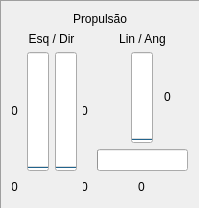
         <widget class="QFrame" name="frame_prop">
          <property name="sizePolicy">
           <sizepolicy hsizetype="Minimum" vsizetype="Minimum">
            <horstretch>1</horstretch>
            <verstretch>5</verstretch>
           </sizepolicy>
          </property>
          <property name="frameShape">
           <enum>QFrame::Panel</enum>
          </property>
          <property name="frameShadow">
           <enum>QFrame::Sunken</enum>
          </property>
          <layout class="QGridLayout" name="layout_prop">
           <item row="2" column="3" rowspan="2">
            <widget class="QLineEdit" name="painel_dir">
             <property name="sizePolicy">
              <sizepolicy hsizetype="Ignored" vsizetype="Fixed">
               <horstretch>1</horstretch>
               <verstretch>1</verstretch>
              </sizepolicy>
             </property>
             <property name="palette">
              <palette>
               <active>
                <colorrole role="Base">
                 <brush brushstyle="SolidPattern">
                  <color alpha="0">
                   <red>255</red>
                   <green>255</green>
                   <blue>255</blue>
                  </color>
                 </brush>
                </colorrole>
               </active>
               <inactive>
                <colorrole role="Base">
                 <brush brushstyle="SolidPattern">
                  <color alpha="0">
                   <red>255</red>
                   <green>255</green>
                   <blue>255</blue>
                  </color>
                 </brush>
                </colorrole>
               </inactive>
               <disabled>
                <colorrole role="Base">
                 <brush brushstyle="SolidPattern">
                  <color alpha="255">
                   <red>239</red>
                   <green>235</green>
                   <blue>231</blue>
                  </color>
                 </brush>
                </colorrole>
               </disabled>
              </palette>
             </property>
             <property name="text">
              <string>0</string>
             </property>
             <property name="frame">
              <bool>false</bool>
             </property>
             <property name="alignment">
              <set>Qt::AlignLeading|Qt::AlignLeft|Qt::AlignVCenter</set>
             </property>
             <property name="readOnly">
              <bool>true</bool>
             </property>
            </widget>
           </item>
           <item row="1" column="4" colspan="3">
            <widget class="QLabel" name="label_5">
             <property name="sizePolicy">
              <sizepolicy hsizetype="Preferred" vsizetype="Preferred">
               <horstretch>1</horstretch>
               <verstretch>0</verstretch>
              </sizepolicy>
             </property>
             <property name="text">
              <string>Lin / Ang</string>
             </property>
             <property name="alignment">
              <set>Qt::AlignCenter</set>
             </property>
            </widget>
           </item>
           <item row="4" column="3">
            <widget class="QLineEdit" name="painel_pos_dir">
             <property name="sizePolicy">
              <sizepolicy hsizetype="Ignored" vsizetype="Fixed">
               <horstretch>1</horstretch>
               <verstretch>0</verstretch>
              </sizepolicy>
             </property>
             <property name="palette">
              <palette>
               <active>
                <colorrole role="Base">
                 <brush brushstyle="SolidPattern">
                  <color alpha="0">
                   <red>255</red>
                   <green>255</green>
                   <blue>255</blue>
                  </color>
                 </brush>
                </colorrole>
               </active>
               <inactive>
                <colorrole role="Base">
                 <brush brushstyle="SolidPattern">
                  <color alpha="0">
                   <red>255</red>
                   <green>255</green>
                   <blue>255</blue>
                  </color>
                 </brush>
                </colorrole>
               </inactive>
               <disabled>
                <colorrole role="Base">
                 <brush brushstyle="SolidPattern">
                  <color alpha="255">
                   <red>239</red>
                   <green>235</green>
                   <blue>231</blue>
                  </color>
                 </brush>
                </colorrole>
               </disabled>
              </palette>
             </property>
             <property name="text">
              <string>0</string>
             </property>
             <property name="frame">
              <bool>false</bool>
             </property>
             <property name="alignment">
              <set>Qt::AlignLeading|Qt::AlignLeft|Qt::AlignVCenter</set>
             </property>
             <property name="readOnly">
              <bool>true</bool>
             </property>
            </widget>
           </item>
           <item row="3" column="4" colspan="3">
            <widget class="QProgressBar" name="barra_ang">
             <property name="sizePolicy">
              <sizepolicy hsizetype="Expanding" vsizetype="Fixed">
               <horstretch>1</horstretch>
               <verstretch>1</verstretch>
              </sizepolicy>
             </property>
             <property name="value">
              <number>0</number>
             </property>
             <property name="textVisible">
              <bool>false</bool>
             </property>
            </widget>
           </item>
           <item row="2" column="1" rowspan="2" alignment="Qt::AlignHCenter">
            <widget class="QProgressBar" name="barra_esq">
             <property name="sizePolicy">
              <sizepolicy hsizetype="Fixed" vsizetype="Expanding">
               <horstretch>1</horstretch>
               <verstretch>1</verstretch>
              </sizepolicy>
             </property>
             <property name="value">
              <number>0</number>
             </property>
             <property name="textVisible">
              <bool>false</bool>
             </property>
             <property name="orientation">
              <enum>Qt::Vertical</enum>
             </property>
            </widget>
           </item>
           <item row="0" column="0" colspan="7">
            <widget class="QLabel" name="label_3">
             <property name="sizePolicy">
              <sizepolicy hsizetype="Preferred" vsizetype="Preferred">
               <horstretch>1</horstretch>
               <verstretch>0</verstretch>
              </sizepolicy>
             </property>
             <property name="text">
              <string>Propulsão</string>
             </property>
             <property name="alignment">
              <set>Qt::AlignCenter</set>
             </property>
            </widget>
           </item>
           <item row="4" column="0">
            <widget class="QLineEdit" name="painel_pos_esq">
             <property name="sizePolicy">
              <sizepolicy hsizetype="Ignored" vsizetype="Fixed">
               <horstretch>1</horstretch>
               <verstretch>0</verstretch>
              </sizepolicy>
             </property>
             <property name="palette">
              <palette>
               <active>
                <colorrole role="Base">
                 <brush brushstyle="SolidPattern">
                  <color alpha="0">
                   <red>255</red>
                   <green>255</green>
                   <blue>255</blue>
                  </color>
                 </brush>
                </colorrole>
               </active>
               <inactive>
                <colorrole role="Base">
                 <brush brushstyle="SolidPattern">
                  <color alpha="0">
                   <red>255</red>
                   <green>255</green>
                   <blue>255</blue>
                  </color>
                 </brush>
                </colorrole>
               </inactive>
               <disabled>
                <colorrole role="Base">
                 <brush brushstyle="SolidPattern">
                  <color alpha="255">
                   <red>239</red>
                   <green>235</green>
                   <blue>231</blue>
                  </color>
                 </brush>
                </colorrole>
               </disabled>
              </palette>
             </property>
             <property name="text">
              <string>0</string>
             </property>
             <property name="frame">
              <bool>false</bool>
             </property>
             <property name="alignment">
              <set>Qt::AlignRight|Qt::AlignTrailing|Qt::AlignVCenter</set>
             </property>
             <property name="readOnly">
              <bool>true</bool>
             </property>
            </widget>
           </item>
           <item row="2" column="2" rowspan="2" alignment="Qt::AlignHCenter">
            <widget class="QProgressBar" name="barra_dir">
             <property name="sizePolicy">
              <sizepolicy hsizetype="Fixed" vsizetype="Expanding">
               <horstretch>1</horstretch>
               <verstretch>1</verstretch>
              </sizepolicy>
             </property>
             <property name="value">
              <number>0</number>
             </property>
             <property name="textVisible">
              <bool>false</bool>
             </property>
             <property name="orientation">
              <enum>Qt::Vertical</enum>
             </property>
            </widget>
           </item>
           <item row="2" column="5" alignment="Qt::AlignHCenter">
            <widget class="QProgressBar" name="barra_lin">
             <property name="sizePolicy">
              <sizepolicy hsizetype="Fixed" vsizetype="Expanding">
               <horstretch>1</horstretch>
               <verstretch>1</verstretch>
              </sizepolicy>
             </property>
             <property name="value">
              <number>0</number>
             </property>
             <property name="textVisible">
              <bool>false</bool>
             </property>
             <property name="orientation">
              <enum>Qt::Vertical</enum>
             </property>
            </widget>
           </item>
           <item row="2" column="6">
            <widget class="QLineEdit" name="painel_lin">
             <property name="sizePolicy">
              <sizepolicy hsizetype="Ignored" vsizetype="Fixed">
               <horstretch>1</horstretch>
               <verstretch>1</verstretch>
              </sizepolicy>
             </property>
             <property name="palette">
              <palette>
               <active>
                <colorrole role="Base">
                 <brush brushstyle="SolidPattern">
                  <color alpha="0">
                   <red>255</red>
                   <green>255</green>
                   <blue>255</blue>
                  </color>
                 </brush>
                </colorrole>
               </active>
               <inactive>
                <colorrole role="Base">
                 <brush brushstyle="SolidPattern">
                  <color alpha="0">
                   <red>255</red>
                   <green>255</green>
                   <blue>255</blue>
                  </color>
                 </brush>
                </colorrole>
               </inactive>
               <disabled>
                <colorrole role="Base">
                 <brush brushstyle="SolidPattern">
                  <color alpha="255">
                   <red>239</red>
                   <green>235</green>
                   <blue>231</blue>
                  </color>
                 </brush>
                </colorrole>
               </disabled>
              </palette>
             </property>
             <property name="text">
              <string>0</string>
             </property>
             <property name="frame">
              <bool>false</bool>
             </property>
             <property name="alignment">
              <set>Qt::AlignLeading|Qt::AlignLeft|Qt::AlignVCenter</set>
             </property>
             <property name="readOnly">
              <bool>true</bool>
             </property>
            </widget>
           </item>
           <item row="1" column="0" colspan="4">
            <widget class="QLabel" name="label_4">
             <property name="sizePolicy">
              <sizepolicy hsizetype="Preferred" vsizetype="Preferred">
               <horstretch>1</horstretch>
               <verstretch>0</verstretch>
              </sizepolicy>
             </property>
             <property name="text">
              <string>Esq / Dir</string>
             </property>
             <property name="alignment">
              <set>Qt::AlignCenter</set>
             </property>
            </widget>
           </item>
           <item row="2" column="0" rowspan="2">
            <widget class="QLineEdit" name="painel_esq">
             <property name="sizePolicy">
              <sizepolicy hsizetype="Ignored" vsizetype="Fixed">
               <horstretch>1</horstretch>
               <verstretch>1</verstretch>
              </sizepolicy>
             </property>
             <property name="palette">
              <palette>
               <active>
                <colorrole role="Base">
                 <brush brushstyle="SolidPattern">
                  <color alpha="0">
                   <red>255</red>
                   <green>255</green>
                   <blue>255</blue>
                  </color>
                 </brush>
                </colorrole>
               </active>
               <inactive>
                <colorrole role="Base">
                 <brush brushstyle="SolidPattern">
                  <color alpha="0">
                   <red>255</red>
                   <green>255</green>
                   <blue>255</blue>
                  </color>
                 </brush>
                </colorrole>
               </inactive>
               <disabled>
                <colorrole role="Base">
                 <brush brushstyle="SolidPattern">
                  <color alpha="255">
                   <red>239</red>
                   <green>235</green>
                   <blue>231</blue>
                  </color>
                 </brush>
                </colorrole>
               </disabled>
              </palette>
             </property>
             <property name="text">
              <string>0</string>
             </property>
             <property name="frame">
              <bool>false</bool>
             </property>
             <property name="alignment">
              <set>Qt::AlignRight|Qt::AlignTrailing|Qt::AlignVCenter</set>
             </property>
             <property name="readOnly">
              <bool>true</bool>
             </property>
            </widget>
           </item>
           <item row="4" column="4" colspan="3">
            <widget class="QLineEdit" name="painel_ang">
             <property name="sizePolicy">
              <sizepolicy hsizetype="Ignored" vsizetype="Fixed">
               <horstretch>1</horstretch>
               <verstretch>0</verstretch>
              </sizepolicy>
             </property>
             <property name="palette">
              <palette>
               <active>
                <colorrole role="Base">
                 <brush brushstyle="SolidPattern">
                  <color alpha="0">
                   <red>255</red>
                   <green>255</green>
                   <blue>255</blue>
                  </color>
                 </brush>
                </colorrole>
               </active>
               <inactive>
                <colorrole role="Base">
                 <brush brushstyle="SolidPattern">
                  <color alpha="0">
                   <red>255</red>
                   <green>255</green>
                   <blue>255</blue>
                  </color>
                 </brush>
                </colorrole>
               </inactive>
               <disabled>
                <colorrole role="Base">
                 <brush brushstyle="SolidPattern">
                  <color alpha="255">
                   <red>239</red>
                   <green>235</green>
                   <blue>231</blue>
                  </color>
                 </brush>
                </colorrole>
               </disabled>
              </palette>
             </property>
             <property name="text">
              <string>0</string>
             </property>
             <property name="frame">
              <bool>false</bool>
             </property>
             <property name="alignment">
              <set>Qt::AlignCenter</set>
             </property>
             <property name="readOnly">
              <bool>true</bool>
             </property>
            </widget>
           </item>
          </layout>
         </widget>
